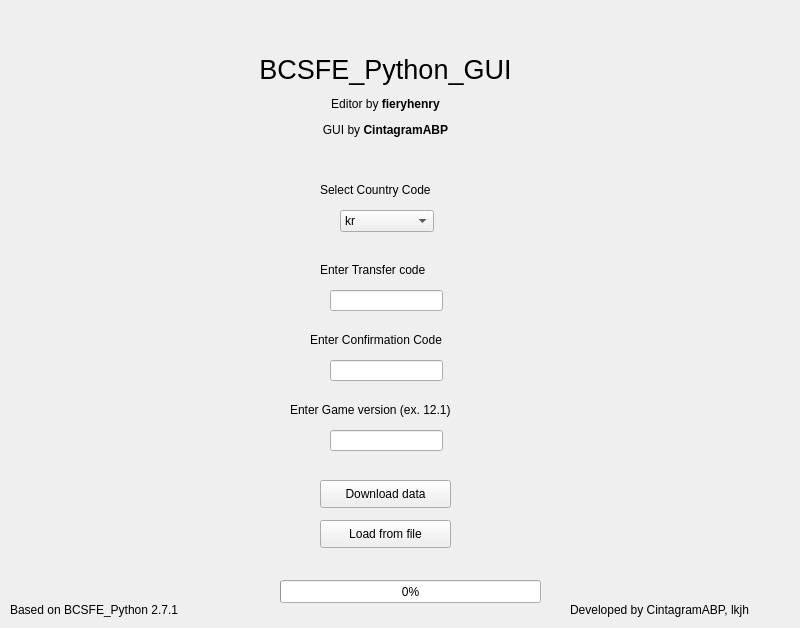
<?xml version="1.0" encoding="UTF-8"?>
<ui version="4.0">
 <class>MainWindow</class>
 <widget class="QMainWindow" name="MainWindow">
  <property name="geometry">
   <rect>
    <x>0</x>
    <y>0</y>
    <width>800</width>
    <height>628</height>
   </rect>
  </property>
  <property name="minimumSize">
   <size>
    <width>800</width>
    <height>628</height>
   </size>
  </property>
  <property name="maximumSize">
   <size>
    <width>800</width>
    <height>628</height>
   </size>
  </property>
  <property name="windowTitle">
   <string>BCSFE_Python_GUI 1.4.1</string>
  </property>
  <widget class="QWidget" name="centralwidget">
   <widget class="QLabel" name="label">
    <property name="geometry">
     <rect>
      <x>210</x>
      <y>30</y>
      <width>351</width>
      <height>131</height>
     </rect>
    </property>
    <property name="text">
     <string>&lt;html&gt;&lt;head/&gt;&lt;body&gt;&lt;p align=&quot;center&quot;&gt;&lt;span style=&quot; font-size:20pt;&quot;&gt;BCSFE_Python_GUI&lt;/span&gt;&lt;/p&gt;&lt;p align=&quot;center&quot;&gt;Editor by &lt;span style=&quot; font-weight:600;&quot;&gt;fieryhenry&lt;/span&gt;&lt;/p&gt;&lt;p align=&quot;center&quot;&gt;GUI by &lt;span style=&quot; font-weight:600;&quot;&gt;CintagramABP&lt;/span&gt;&lt;/p&gt;&lt;/body&gt;&lt;/html&gt;</string>
    </property>
   </widget>
   <widget class="QComboBox" name="versionbox">
    <property name="geometry">
     <rect>
      <x>340</x>
      <y>210</y>
      <width>94</width>
      <height>22</height>
     </rect>
    </property>
    <item>
     <property name="text">
      <string>kr</string>
     </property>
    </item>
    <item>
     <property name="text">
      <string>en</string>
     </property>
    </item>
    <item>
     <property name="text">
      <string>jp</string>
     </property>
    </item>
    <item>
     <property name="text">
      <string>tw</string>
     </property>
    </item>
   </widget>
   <widget class="QLabel" name="item_menu_label">
    <property name="geometry">
     <rect>
      <x>320</x>
      <y>180</y>
      <width>141</width>
      <height>20</height>
     </rect>
    </property>
    <property name="text">
     <string>&lt;html&gt;&lt;head/&gt;&lt;body&gt;&lt;p&gt;&lt;span style=&quot; font-size:9pt;&quot;&gt;Select Country Code&lt;/span&gt;&lt;/p&gt;&lt;/body&gt;&lt;/html&gt;</string>
    </property>
   </widget>
   <widget class="QLineEdit" name="transfercode_input">
    <property name="geometry">
     <rect>
      <x>330</x>
      <y>290</y>
      <width>113</width>
      <height>21</height>
     </rect>
    </property>
   </widget>
   <widget class="QLabel" name="item_menu_label_2">
    <property name="geometry">
     <rect>
      <x>320</x>
      <y>260</y>
      <width>141</width>
      <height>20</height>
     </rect>
    </property>
    <property name="text">
     <string>&lt;html&gt;&lt;head/&gt;&lt;body&gt;&lt;p&gt;&lt;span style=&quot; font-size:9pt;&quot;&gt;Enter Transfer code&lt;/span&gt;&lt;/p&gt;&lt;/body&gt;&lt;/html&gt;</string>
    </property>
   </widget>
   <widget class="QLineEdit" name="confirmcode_input">
    <property name="geometry">
     <rect>
      <x>330</x>
      <y>360</y>
      <width>113</width>
      <height>21</height>
     </rect>
    </property>
   </widget>
   <widget class="QLabel" name="item_menu_label_3">
    <property name="geometry">
     <rect>
      <x>310</x>
      <y>330</y>
      <width>181</width>
      <height>20</height>
     </rect>
    </property>
    <property name="text">
     <string>&lt;html&gt;&lt;head/&gt;&lt;body&gt;&lt;p&gt;&lt;span style=&quot; font-size:9pt;&quot;&gt;Enter Confirmation Code&lt;/span&gt;&lt;/p&gt;&lt;/body&gt;&lt;/html&gt;</string>
    </property>
   </widget>
   <widget class="QLineEdit" name="version_input_2">
    <property name="geometry">
     <rect>
      <x>330</x>
      <y>430</y>
      <width>113</width>
      <height>21</height>
     </rect>
    </property>
    <property name="text">
     <string/>
    </property>
   </widget>
   <widget class="QLabel" name="item_menu_label_4">
    <property name="geometry">
     <rect>
      <x>290</x>
      <y>400</y>
      <width>211</width>
      <height>20</height>
     </rect>
    </property>
    <property name="text">
     <string>&lt;html&gt;&lt;head/&gt;&lt;body&gt;&lt;p&gt;&lt;span style=&quot; font-size:9pt;&quot;&gt;Enter Game version (ex. 12.1)&lt;/span&gt;&lt;/p&gt;&lt;/body&gt;&lt;/html&gt;</string>
    </property>
   </widget>
   <widget class="QPushButton" name="download_btn">
    <property name="geometry">
     <rect>
      <x>320</x>
      <y>480</y>
      <width>131</width>
      <height>28</height>
     </rect>
    </property>
    <property name="font">
     <font>
      <pointsize>9</pointsize>
     </font>
    </property>
    <property name="text">
     <string>Download data</string>
    </property>
   </widget>
   <widget class="QPushButton" name="loadfile_btn">
    <property name="geometry">
     <rect>
      <x>320</x>
      <y>520</y>
      <width>131</width>
      <height>28</height>
     </rect>
    </property>
    <property name="font">
     <font>
      <pointsize>9</pointsize>
     </font>
    </property>
    <property name="text">
     <string>Load from file</string>
    </property>
   </widget>
   <widget class="QProgressBar" name="progressBar">
    <property name="geometry">
     <rect>
      <x>280</x>
      <y>580</y>
      <width>261</width>
      <height>23</height>
     </rect>
    </property>
    <property name="font">
     <font>
      <pointsize>9</pointsize>
     </font>
    </property>
    <property name="value">
     <number>0</number>
    </property>
   </widget>
   <widget class="QLabel" name="label_7">
    <property name="geometry">
     <rect>
      <x>10</x>
      <y>600</y>
      <width>211</width>
      <height>21</height>
     </rect>
    </property>
    <property name="text">
     <string>&lt;html&gt;&lt;head/&gt;&lt;body&gt;&lt;p&gt;Based on BCSFE_Python 2.7.1&lt;/p&gt;&lt;/body&gt;&lt;/html&gt;</string>
    </property>
   </widget>
   <widget class="QLabel" name="label_8">
    <property name="geometry">
     <rect>
      <x>570</x>
      <y>600</y>
      <width>221</width>
      <height>21</height>
     </rect>
    </property>
    <property name="text">
     <string>&lt;html&gt;&lt;head/&gt;&lt;body&gt;&lt;p&gt;Developed by CintagramABP, lkjh&lt;/p&gt;&lt;/body&gt;&lt;/html&gt;</string>
    </property>
   </widget>
  </widget>
 </widget>
 <resources/>
 <connections/>
</ui>
